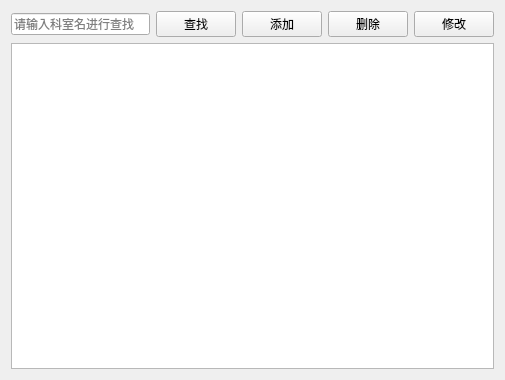
<?xml version="1.0" encoding="UTF-8"?>
<ui version="4.0">
 <class>DepartmentView</class>
 <widget class="QWidget" name="DepartmentView">
  <property name="geometry">
   <rect>
    <x>0</x>
    <y>0</y>
    <width>505</width>
    <height>380</height>
   </rect>
  </property>
  <property name="windowTitle">
   <string>科室管理</string>
  </property>
  <layout class="QGridLayout" name="gridLayout">
   <item row="0" column="0">
    <layout class="QHBoxLayout" name="horizontalLayout">
     <item>
      <widget class="QLineEdit" name="txtSearch">
       <property name="placeholderText">
        <string>请输入科室名进行查找</string>
       </property>
      </widget>
     </item>
     <item>
      <widget class="QPushButton" name="btnSearch">
       <property name="text">
        <string>查找</string>
       </property>
       <property name="icon">
        <iconset resource="images.qrc">
         <normaloff>:/icons/images/search.png</normaloff>:/icons/images/search.png</iconset>
       </property>
      </widget>
     </item>
     <item>
      <widget class="QPushButton" name="btnAdd">
       <property name="text">
        <string>添加</string>
       </property>
       <property name="icon">
        <iconset resource="images.qrc">
         <normaloff>:/icons/images/new.png</normaloff>:/icons/images/new.png</iconset>
       </property>
      </widget>
     </item>
     <item>
      <widget class="QPushButton" name="btnDel">
       <property name="text">
        <string>删除</string>
       </property>
       <property name="icon">
        <iconset resource="images.qrc">
         <normaloff>:/icons/images/delete.png</normaloff>:/icons/images/delete.png</iconset>
       </property>
      </widget>
     </item>
     <item>
      <widget class="QPushButton" name="btnEdit">
       <property name="text">
        <string>修改</string>
       </property>
       <property name="icon">
        <iconset resource="images.qrc">
         <normaloff>:/icons/images/edit.png</normaloff>:/icons/images/edit.png</iconset>
       </property>
      </widget>
     </item>
    </layout>
   </item>
   <item row="1" column="0">
    <widget class="QTableView" name="tableView"/>
   </item>
  </layout>
 </widget>
 <resources>
  <include location="images.qrc"/>
 </resources>
 <connections/>
</ui>
